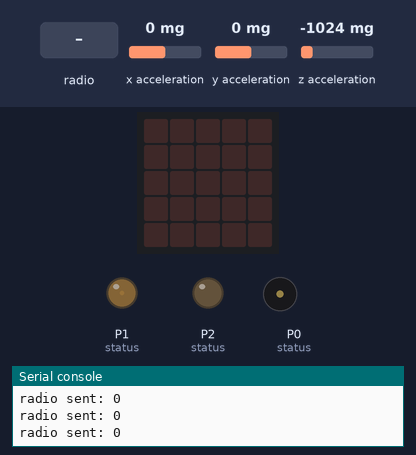
This program was run on a simulated BBC micro:bit running MicroPython. On the bench: the board's 5×5 LED display, output pins drawn as LEDs (lit = HIGH), buzzer (waves = sounding), the last lines printed to the serial console. Inputs (shaded band) come from the test bench; at power-on: x acceleration 0 mg, y acceleration 0 mg, z acceleration -1024 mg. No radio messages arrive unless stated (any console line starting 'radio sent:' is added by the test bench); pins used as bus, display or sensor lines are not drawn.

Above: at 1.2 s.
1.3 s: radio message "P" arrives
At 2.3 s:
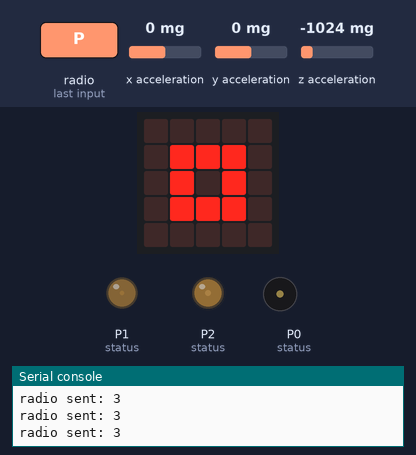
At 3.9 s:
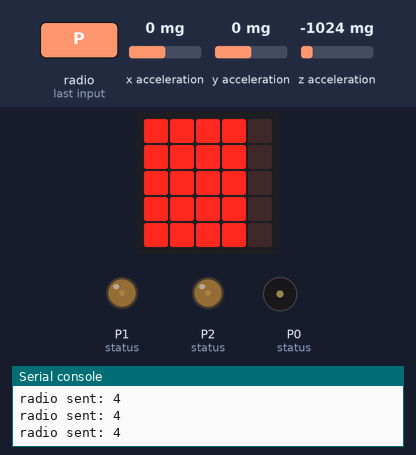
4.3 s: radio message "C" arrives
At 5.5 s:
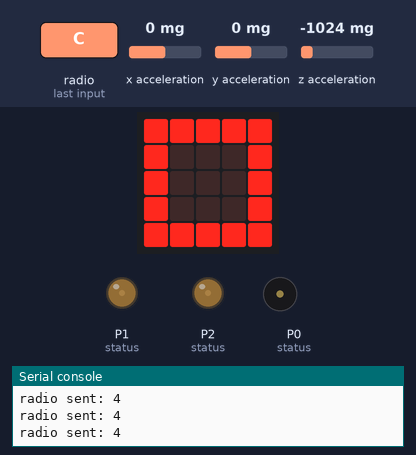
Timing chart, 0 to 11.8 s (numbered marks = the images above; inputs shaded):
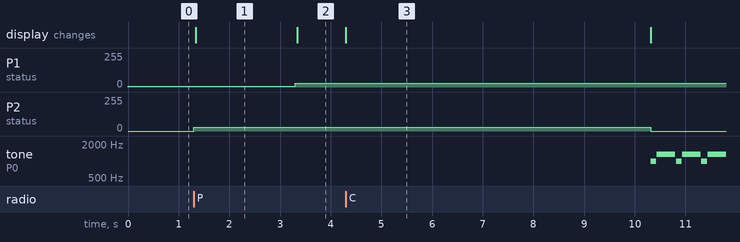

The program:

RocketBitRF.py
```python
from microbit import *
import utime
import math
import music
import radio

def parachuteOpenen():
    pin2.write_analog(115)

def luikOpenen():
    pin1.write_analog(115)

def totaleVersnelling():
    x = accelerometer.get_x()
    y = accelerometer.get_y()
    z = accelerometer.get_z()
    return math.sqrt(x**2 + y**2 + z**2)

platform = 0
vertrokken = 1
buffer = 2
parachute = 3
cargoDrop = 4
geland = 5

vertrokkenDrempel = 2000 #2G
vallenDrempel = 150 #0,15G

wachtTijd = 1000 #1 seconde
timer = 0
grondTimer = 0
radioTimer = 0

pin0.set_analog_period(20)
pin1.set_analog_period(20)

pin0.write_analog(25)
pin1.write_analog(25)

status = platform

radio.config(group=2, power=7)
radio.on()

while True:
    # 1. Luister of de afstandsbediening iets zegt
    ontvangst = radio.receive()

    if ontvangst == "P":
        status = parachute
        parachuteOpenen()
        timer = utime.ticks_ms() # Reset de timer voor de volgende fases!
        display.show(Image.SQUARE_SMALL) # Even laten zien dat we een commando kregen

    elif ontvangst == "C":
        status = cargoDrop
        luikOpenen()
        timer = utime.ticks_ms() # Reset de timer voor de landing-check!
        display.show(Image.SQUARE)
    if utime.ticks_ms() >= radioTimer + 100:
        radioTimer = utime.ticks_ms()
        radio.send(str(status))

    if status == platform and accelerometer.get_y() >= vertrokkenDrempel:
        status = vertrokken
        display.show(Image('90000:'
                            '90000:'
                            '90000:'
                            '90000:'
                            '90000'))
    elif status == vertrokken and accelerometer.get_y() <= vallenDrempel:
        status = buffer
        timer = utime.ticks_ms()
        display.show(Image('99000:'
                            '99000:'
                            '99000:'
                            '99000:'
                            '99000'))
    elif  status == buffer:
        if utime.ticks_ms() >= timer + wachtTijd and accelerometer.get_y() <= vallenDrempel:
            status = parachute
            parachuteOpenen()
            display.show(Image('99900:'
                            '99900:'
                            '99900:'
                            '99900:'
                            '99900'))
            timer = utime.ticks_ms()
    elif status == parachute and utime.ticks_ms() >= timer + 2000 and utime.ticks_ms() < timer + 5000: #luik ga automatisch open na 2 sec.
        status = cargoDrop
        luikOpenen()
        display.show(Image('99990:'
                            '99990:'
                            '99990:'
                            '99990:'
                            '99990'))
    elif status in (parachute, cargoDrop) and utime.ticks_ms() >= timer + 5000:
        totaal = totaleVersnelling()
        if totaal > 900 and totaal < 1100:
            if grondTimer == 0:
                grondTimer = utime.ticks_ms()
            elif utime.ticks_ms() >= grondTimer + 1000:
                status = geland
        else: grondTimer = 0

    elif status == geland:
        pin0.write_analog(0)
        pin2.write_analog(0)
        display.show(Image('99999:'
                            '99999:'
                            '99999:'
                            '99999:'
                            '99999'))
        music.play(music.BA_DING)
```

Measured:
- after the input at 1.3 s, P1 (status): 6/255 → 29/255 after 2.0 s; P2 (status): 0/255 → 29/255 at once; the display: changes at once (image 1)
- after the input at 4.3 s, P2 (status): 29/255 → 0/255 after 6.0 s instead of 3.0 s; the display: changes at once (image 3)
- what the display in image 1 shows lasts 2.0 s, from 1.3 s to 3.3 s
